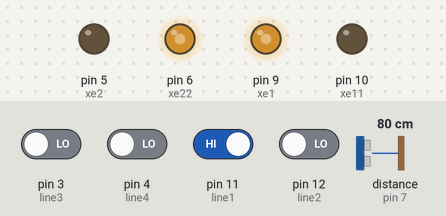
Bench run of a sketch on a simulated Arduino Uno, built with avr-gcc and run on an emulated ATmega328P. On the bench: output pins drawn as LEDs (lit = HIGH). Wiring (inferred from the names in the program): ultrasonic range finder: trigger pin 8; echo pin 7. Dashed ring = blinking. The inputs (shaded band) are chosen by the test bench; at power-on: pin 11 (line1) HIGH, pin 3 (line3), pin 4 (line4), pin 12 (line2) LOW, distance to the obstacle (sensor on pin 7) 80 cm. The echo pulse lasts 58.3 µs per cm; pins used as bus, display or sensor lines are not drawn.

Above: at 2.2 s.
2.3 s: pin 3 (line3) driven HIGH
At 4.7 s:
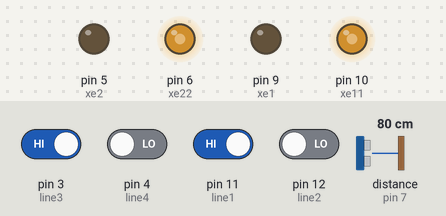
5.8 s: pin 4 (line4) driven HIGH
At 7.6 s:
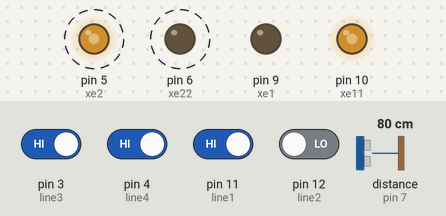
11.2 s: pin 11 (line1) driven LOW
13.5 s: pin 12 (line2) driven HIGH
At 16.7 s:
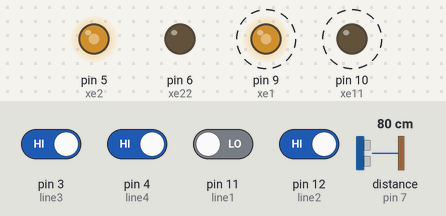
18.9 s: pin 12 (line2) driven LOW
At 23.2 s:
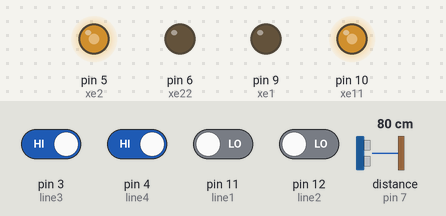
Timing chart, 0 to 25.3 s (numbered marks = the images above; inputs shaded):
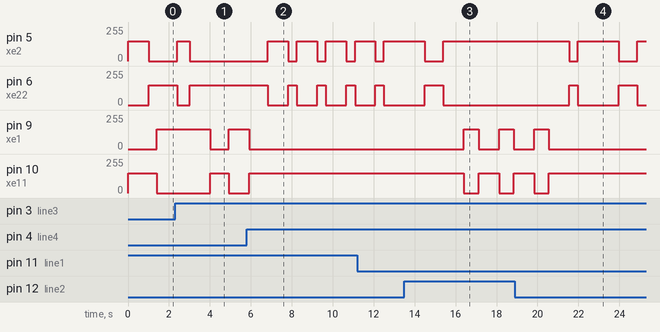

The sketch:

2.ino
```cpp
#define TRIG_PIN 8   // Chân Trig nối với chân 8
#define ECHO_PIN 7
int xe1= 9;
int xe11= 10;
int xe2 =5;
int xe22 =6;
#define line1 11
#define line2 12
#define line3 3
#define line4 4
#define TIME_OUT 5000 // Time_out của pulseIn là 5000 microsecond
// cắm chân nộp cod vô thử  tí đổi lại mấy số chân thôi
void tien()
{
analogWrite(xe1,150);
analogWrite(xe11, 0);
analogWrite(xe2, 0);
analogWrite(xe22,150);
}
void tong()
{
analogWrite(xe1,250);
analogWrite(xe11, 0);
analogWrite(xe2, 0);
analogWrite(xe22,250);
}
void lui ()
{
analogWrite(xe1,0);
analogWrite(xe11, 150);
analogWrite(xe2, 150);
analogWrite(xe22,0);
}
void phai()
{
analogWrite(xe1,150);
analogWrite(xe11, 0);
analogWrite(xe2, 150);
analogWrite(xe22,0);
}
void trai()
{
analogWrite(xe1,0);
analogWrite(xe11, 150);
analogWrite(xe2, 0);
analogWrite(xe22,150);
}


float getDistance()
{
  long duration, distanceCm;
  // Phát 1 xung 10uS từ chân Trig
  digitalWrite(TRIG_PIN, LOW);
  delayMicroseconds(2);
  digitalWrite(TRIG_PIN, HIGH);
  delayMicroseconds(10);
  digitalWrite(TRIG_PIN, LOW);
  // Thời gian tín hiệu phản hồi lại chân Echo
  duration = pulseIn(ECHO_PIN, HIGH, TIME_OUT);

  // Tính khoảng cách
  distanceCm = duration / 29.1 / 2;
  // trả lại giá trịnh tính được
  return distanceCm;
}

void quyet()
{
  while (  digitalRead(line1)==1 &&digitalRead(line2)==1&&digitalRead(line3)==1&&digitalRead(line4)==1)
  {
    tien();
    if (digitalRead(line1)==0 ||digitalRead(line2)==0||digitalRead(line3)==0||digitalRead(line4)==0 || getDistance()>2 && getDistance() <20)break;
  }
  while (digitalRead(line1)==0)
  {
    lui();
    delay(1000);

    phai();
    delay(500);


      phai();
      delay(200);
      if (digitalRead(line1)==1 &&digitalRead(line2)==1&&digitalRead(line3)==1&&digitalRead(line4)==1|| getDistance() <2 && getDistance() <20)break;
  }
    while (digitalRead(line2)==0)
  {
    lui();
    delay(1000);


   trai();
    delay(200);

     trai();
    delay(200);


      if (digitalRead(line1)==1 &&digitalRead(line2)==1&&digitalRead(line3)==1&&digitalRead(line4)==1|| getDistance() <2 && getDistance() <20)break;
  }
  while (digitalRead(line3)==0)
  {
    tien();
    delay(500);

     tien();
    delay(500);

    phai();
    delay(200);

      phai();
    delay(200);

      phai();
    delay(200);
    if (digitalRead(line1)==1 &&digitalRead(line2)==1&&digitalRead(line3)==1&&digitalRead(line4)==1)break;
  }
  while (digitalRead(line4)==0)
  {
    tien();
    delay(500);

     tien();
    delay(500);

    trai();
    delay(500);

      trai();
    delay(200);

      trai();
    delay(200);
    if (digitalRead(line1)==1 &&digitalRead(line2)==1&&digitalRead(line3)==1&&digitalRead(line4)==1)break;
  }
   while (digitalRead(line1)==0&&digitalRead(line2)==0)
  {
    lui();
    delay(2000);

    trai();
    delay(500);

      trai();
    delay(200);

      trai();
    delay(200);
    if (digitalRead(line1)==1 &&digitalRead(line2)==1&&digitalRead(line3)==1&&digitalRead(line4)==1)break;
  }
  while (digitalRead(line3)==0&&digitalRead(line4)==0)
  {
    tien();
    delay(1000);
    if (digitalRead(line1)==1 &&digitalRead(line2)==1&&digitalRead(line3)==1&&digitalRead(line4)==1)break;
  }


  while ( getDistance() >2 && getDistance() <20)

  {
    tong();
   if (digitalRead(line1)==0 ||digitalRead(line2)==0||digitalRead(line3)==0||digitalRead(line4)==0)break;
  }

}


void setup()
{
pinMode(xe1, OUTPUT);
pinMode(xe11, OUTPUT);
pinMode(xe2, OUTPUT);
pinMode(xe22, OUTPUT);

pinMode(line1, INPUT);
pinMode(line2, INPUT);
pinMode(line3, INPUT);
pinMode(line4, INPUT);
pinMode(TRIG_PIN,OUTPUT);
pinMode(ECHO_PIN,INPUT);
}

void loop()

{
getDistance();
quyet();
}
```

Measured:
- after the input at 2.3 s, pin 5 (xe2): goes on until 3.0 s, then stays 0/255; pin 6 (xe22): goes on until 3.0 s, then stays 150/255; pin 9 (xe1): 150/255 → 0/255 after 1.7 s, → 150/255 0.90 s later; pin 10 (xe11): 0/255 → 150/255 after 1.7 s, → 0/255 0.90 s later
- after the input at 5.8 s, pin 5 (xe2): alternates 150/255 for 1.0 s and 0/255 for 0.42 s, starting after 1.0 s; pin 6 (xe22): alternates 150/255 for 0.42 s and 0/255 for 1.0 s, starting after 1.0 s; pin 9 (xe1): goes on until 5.9 s, then stays 0/255; pin 10 (xe11): goes on until 5.9 s, then stays 150/255
- after the input at 13.5 s, pin 5 (xe2): goes on until 15.4 s, then stays 150/255; pin 6 (xe22): goes on until 15.4 s, then stays 0/255; pin 9 (xe1): alternates 150/255 for 0.72 s and 0/255 for 1.0 s, starting after 2.9 s; pin 10 (xe11): alternates 150/255 for 1.0 s and 0/255 for 0.72 s, starting after 2.9 s
- after the input at 18.9 s, pin 5 (xe2): 150/255 → 0/255 after 2.7 s, → 150/255 0.41 s later, → 0/255 2.0 s later, → 150/255 0.90 s later; pin 6 (xe22): 0/255 → 150/255 after 2.7 s, → 0/255 0.41 s later, → 150/255 2.0 s later, → 0/255 0.90 s later; pin 9 (xe1): goes on until 20.6 s, then stays 0/255; pin 10 (xe11): goes on until 20.6 s, then stays 150/255
